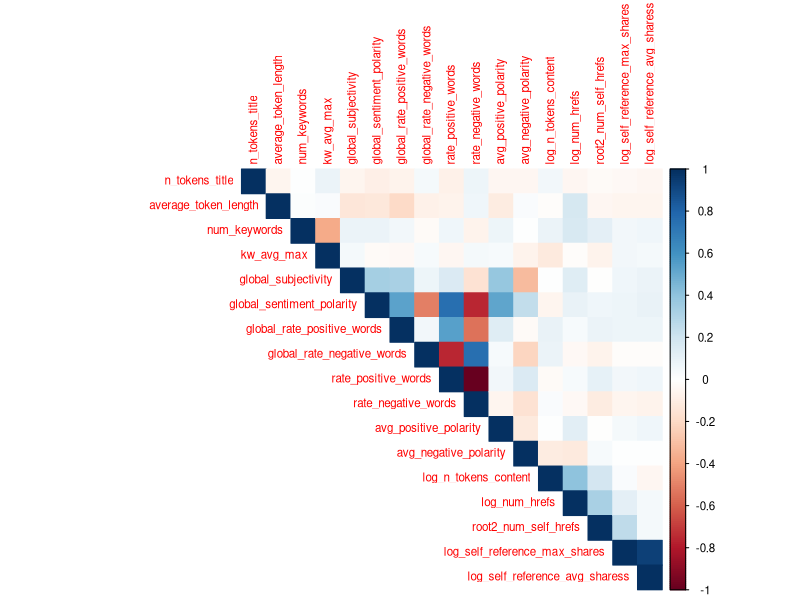
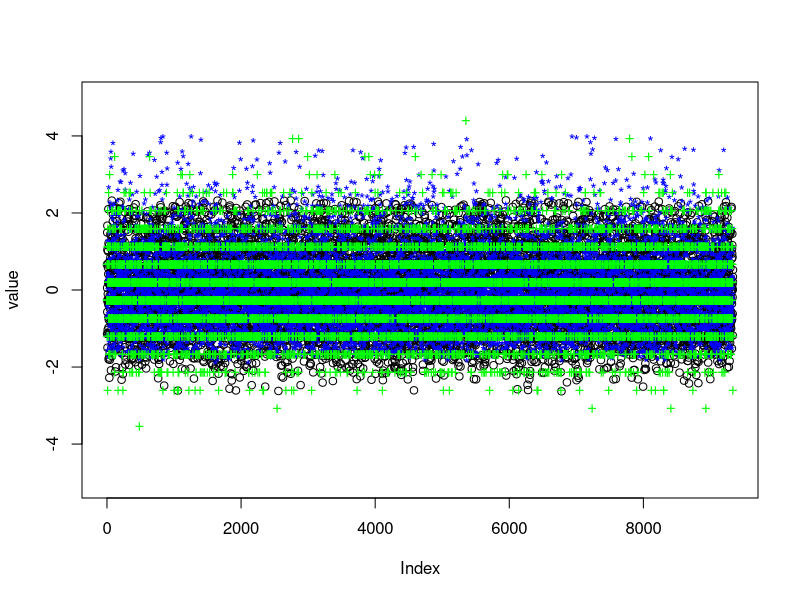
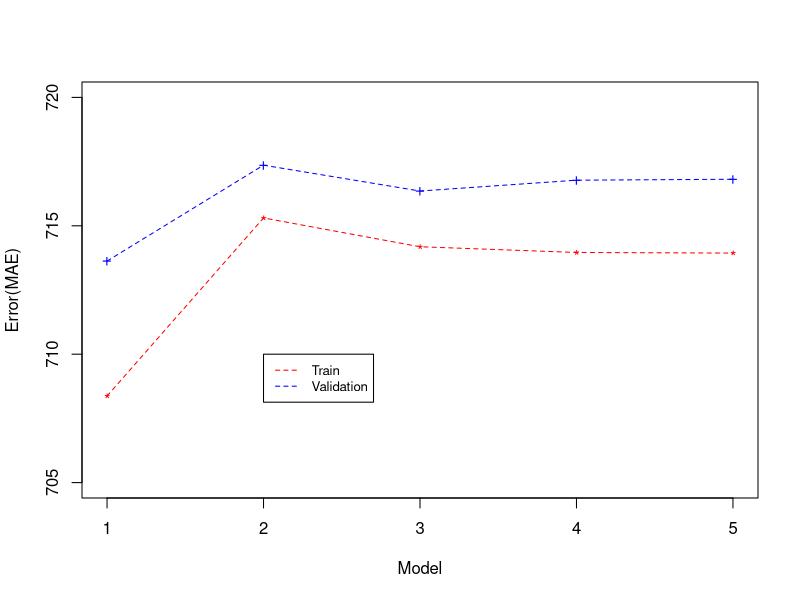
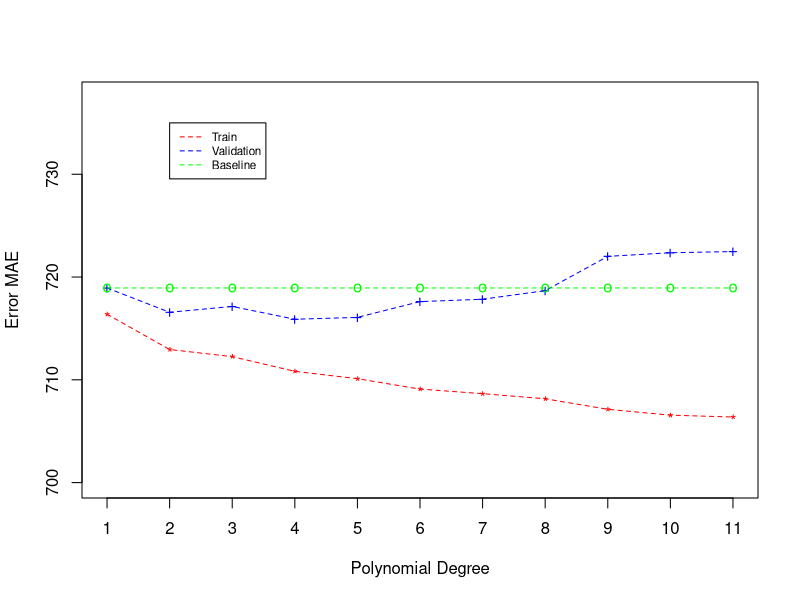

R code for these plots, in order:
### ============ Trabalho 01 ============ ###
## Membros do grupo:
# - Kaleb Roncatti de Souza
# - Nelson Gomes Brasil Junior

# Este eh o codigo a partir do qual voc?s devem desevolver o Trabalho 01


# A funcao abaixo auxilia na escrita dos modelos polinomiais. 
# Parametros:
#  "real_feature_names": conjunto de features continuas que sera considerado na
#                        criacao do modelo polinomial.
#
#  "categorical_feature_names": conjunto de features categoricas que sera 
#                               considerado na  criacao do modelo polinomial. Se
#                                voces desejarem um modelo sem variaveis categoricas
#                               basta nao passar nenhum valor para este parametro
#                               na chamada da funcao
#                       
# "degree": numero inteiro que indica ate qual grau polinomial as features continuas
#           em "real_feature_names" serao elevadas. 
#
# A funcao retorna a hipotese ja definida para realizar o treinamento do modelo. 
# Uma ilustracao de uma funcao similar aparece no Ex02.R na linha 490

getHypothesis <- function(real_feature_names, categorical_feature_names=F, degree=3){
  
  hypothesis_string <- "hypothesis <- formula(target ~ "
  for(d in 1:degree){
    for(i in 1:length(real_feature_names)){
      hypothesis_string <- paste(hypothesis_string, 
                                 "I(", real_feature_names[i], "^", d, ") + ",
                                 sep = "")
    }
  }
  
  if(typeof(categorical_feature_names) != "logical"){
    for(i in 1:length(categorical_feature_names)){
      hypothesis_string <- paste(hypothesis_string, 
                                 categorical_feature_names[i], " + ",
                                 sep = "")
    } 
  }
  
  
  hypothesis_string <- substr(hypothesis_string, 1, nchar(hypothesis_string)-3)
  hypothesis_string <- paste(hypothesis_string, ")")
  hypothesis <- eval(parse(text=hypothesis_string))
  return(hypothesis)
}


###======= Desenvolvam o trabalho a partir daqui =======###

############## OBSERVAÇÃO #######################
# As respostas das Tarefas foram respondidas no relatório 


library(corrplot)

# Lendo os dados de treino e de validação
train_data <- read.csv("T01_train_set.csv", 
                       header=TRUE, 
                       stringsAsFactors=TRUE)
val_data <- read.csv("T01_val_set.csv", 
                     header=TRUE, 
                     stringsAsFactors=TRUE)
test_data <- read.csv("T01_test_set.csv", 
                      header=TRUE, 
                      stringsAsFactors=TRUE)

# Verificando a dimensão e o sumário para tirar características básicas do conjunto
dim(train_data)
summary(train_data)
head(train_data, 1)

dim(val_data)
summary(val_data)
head(val_data, 1)

dim(test_data)
summary(test_data)
head(test_data, 1)

# Verificando se temos NaNs
any(is.na(train_data))
any(is.na(val_data))

# Utilizando a metodologia one-hot encoding para lidar com as features que são categóricas
# No caso, temos apenas weekday
train_data$sunday <- as.numeric(train_data$weekday == "Sunday")
train_data$monday <- as.numeric(train_data$weekday == "Monday")
train_data$tuesday <- as.numeric(train_data$weekday == "Tuesday")
train_data$wednesday <- as.numeric(train_data$weekday == "Wednesday")
train_data$thursday <- as.numeric(train_data$weekday == "Thursday")
train_data$friday <- as.numeric(train_data$weekday == "Friday")
train_data$saturday <- as.numeric(train_data$weekday == "Saturday")
train_data$weekday <- NULL

val_data$sunday <- as.numeric(val_data$weekday == "Sunday")
val_data$monday <- as.numeric(val_data$weekday == "Monday")
val_data$tuesday <- as.numeric(val_data$weekday == "Tuesday")
val_data$wednesday <- as.numeric(val_data$weekday == "Wednesday")
val_data$thursday <- as.numeric(val_data$weekday == "Thursday")
val_data$friday <- as.numeric(val_data$weekday == "Friday")
val_data$saturday <- as.numeric(val_data$weekday == "Saturday")
val_data$weekday <- NULL

test_data$sunday <- as.numeric(test_data$weekday == "Sunday")
test_data$monday <- as.numeric(test_data$weekday == "Monday")
test_data$tuesday <- as.numeric(test_data$weekday == "Tuesday")
test_data$wednesday <- as.numeric(test_data$weekday == "Wednesday")
test_data$thursday <- as.numeric(test_data$weekday == "Thursday")
test_data$friday <- as.numeric(test_data$weekday == "Friday")
test_data$saturday <- as.numeric(test_data$weekday == "Saturday")
test_data$weekday <- NULL


# Checando novamente o dataset
summary(train_data)
dim(train_data)
head(train_data, 1)

# Verificando a correlação entre as features com valores numéricos (deixando o target de lado)
correl <- cor(train_data[, 1:17])
corrplot(correl, 
         method = "color", 
         type = "upper", 
         cl.cex = 0.7,
         tl.cex = 0.7)

## Utilizando Z-norm para a normalização das features
# Média das features (training set)
mean_features <- apply(train_data[,1:17], 2, mean)
mean_features
# Desvio padrão das features (training set)
sd_features <- apply(train_data[,1:17], 2, sd)
sd_features

train_data[, 1:17] <- sweep(train_data[, 1:17], 2, mean_features, "-")
train_data[,1:17] <- sweep(train_data[, 1:17], 2, sd_features, "/")
summary(train_data)

# Usando as mesmas médias e desvios padrões do conjunto de validação
val_data[, 1:17] <- sweep(val_data[, 1:17], 2, mean_features, "-")
val_data[, 1:17] <- sweep(val_data[, 1:17], 2, sd_features, "/")
summary(val_data)

# Usando as mesmas médias e desvios padrões do conjunto de testes
test_data[, 1:17] <- sweep(test_data[, 1:17], 2, mean_features, "-")
test_data[, 1:17] <- sweep(test_data[, 1:17], 2, sd_features, "/")
summary(test_data)

# Checando em forma de plota algumas das features normalizadas
plot(train_data[, "global_rate_positive_words"], ylab = "value", ylim=c(-5, 5))
points(train_data[,"global_rate_negative_words"], pch="*", col="blue")
points(train_data[, "n_tokens_title"], pch="+", col="green")

# Encontrando o nome das colunas das features (sem o target)
numeric_cols <- colnames(train_data[, c(1:17)])
categor_cols <- colnames(train_data[, c(19:25)])

# Criando o modelo polinomial de grau um
lr_hypot <- getHypothesis(real_feature_names = numeric_cols,
                          categorical_feature_names = categor_cols,
                          degree = 1)

# Aplicando o modelo de regressão linear
bsln_model <- lm(formula = lr_hypot,
                 data = train_data)
summary(bsln_model)

# Aplicando a predição baseado nos dados de treinamento e validação
prediction_train <- predict(bsln_model, train_data)
head(prediction_train)
prediction_val <- predict(bsln_model, val_data)
head(prediction_val)

# Fazendo o mesmo com o junto de testes
prediction_test_bsln <- predict(bsln_model, test_data)


###################################
####   Define MAE function     ####
MAE <- function(preds, labels){
  mae_values <- sum(abs(preds-labels))/length(preds)
  return(mae_values)
}

# Mean Absolute Error Baseline Train
mae_train_bsln <- MAE(prediction_train, train_data$target)
mae_train_bsln
# Mean Absolute Error Baseline Validation
mae_val_bsln <- MAE(prediction_val, val_data$target)
mae_val_bsln

# Mean Absolute Error Baseline Test
mae_test_bsln <- MAE(prediction_test_bsln, test_data$target)
mae_test_bsln


### Realizando a combinação de features
lr_hypot_01 <- formula(target ~ . +  (n_tokens_title + average_token_length + num_keywords + kw_avg_max + global_subjectivity + 
                                        global_sentiment_polarity + global_rate_positive_words + global_rate_negative_words + 
                                        avg_positive_polarity + avg_negative_polarity + rate_negative_words + log_n_tokens_content + 
                                        log_num_hrefs + root2_num_self_hrefs + log_self_reference_avg_sharess + log_self_reference_max_shares)^2)

lr_hypot_02 <- formula(target ~ . + (n_tokens_title + average_token_length + num_keywords + global_subjectivity + avg_positive_polarity)^2 +
                         (kw_avg_max + global_sentiment_polarity + log_self_reference_avg_sharess + avg_negative_polarity)^2 + 
                         (global_rate_positive_words + log_n_tokens_content + log_num_hrefs)^2 +
                         (global_rate_negative_words + root2_num_self_hrefs + log_self_reference_max_shares)^2)

lr_hypot_03 <- formula(target ~ . + (n_tokens_title + average_token_length + num_keywords + global_subjectivity + avg_positive_polarity)^3 +
                         (kw_avg_max + global_sentiment_polarity + log_self_reference_avg_sharess + avg_negative_polarity)^3 + 
                         (global_rate_positive_words + log_n_tokens_content + log_num_hrefs)^3 +
                         (global_rate_negative_words + root2_num_self_hrefs + log_self_reference_max_shares)^3)

lr_hypot_04 <- formula(target ~ . + (n_tokens_title + average_token_length + num_keywords + global_subjectivity + avg_positive_polarity)^4 +
                         (kw_avg_max + global_sentiment_polarity + log_self_reference_avg_sharess + avg_negative_polarity)^4 + 
                         (global_rate_positive_words + log_n_tokens_content + log_num_hrefs)^4 +
                         (global_rate_negative_words + root2_num_self_hrefs + log_self_reference_max_shares)^4)

lr_hypot_05 <- formula(target ~ . + (n_tokens_title + average_token_length + num_keywords + global_subjectivity + avg_positive_polarity )^5 +
                         (kw_avg_max + global_sentiment_polarity + log_self_reference_avg_sharess + avg_negative_polarity)^5 + 
                         (global_rate_positive_words + log_n_tokens_content + log_num_hrefs)^5 +
                         (global_rate_negative_words + root2_num_self_hrefs + log_self_reference_max_shares)^5)


models <- c(lr_hypot_01, lr_hypot_02, lr_hypot_03, lr_hypot_04, lr_hypot_05)
total_mae_train <- c(length(models))
total_mae_val <- c(length(models))

model_01 <- lm(formula=lr_hypot_01, data=train_data)
prediction_train_01 <- predict(model_01, train_data)

i <- 1
for(f in models){
  print("Creating linear model based on combination of features, this may take some time...")
  print(i)
  
  model <- lm(formula=f, data=train_data)
  
  predict_val_f <- predict(model, val_data)
  predict_train_f <- predict(model, train_data)
  
  mae_train <- MAE(predict_train_f, train_data$target)
  total_mae_train[i] <- mae_train
  
  mae_val <- MAE(predict_val_f, val_data$target)
  total_mae_val[i] <- mae_val
  i <- i + 1
}

plot(total_mae_val, xlab="Model", ylab="Error(MAE)", 
     ylim=c(705, 720), pch="+", col="blue",  xaxt="n")
axis(1, at=1:length(models), labels=seq(from = 1, to = 5, by = 1), las=1)

points(total_mae_train, pch="*", col="red")

lines(total_mae_train, col="red", lty=2)
lines(total_mae_val, col="blue", lty=2)
legend(2, 710, legend=c("Train", "Validation"), 
       col=c("red","blue"), lty=2, cex=0.8)
total_mae_val
total_mae_train

# Encontrando o mínimo MAE do conjunto de validação
best_lr_hypot <- models[[which.min(total_mae_val)]]

# Treinando novamente e aplicando os elementos restantes no conjunto de testes
model <- lm(formula = best_lr_hypot, data = train_data)

prediction_test <- predict(model, test_data)
mae_test <- MAE(prediction_test, test_data$target)
mae_test


### Observando a variação de polinômios de múltiplos graus
f01 <- getHypothesis(real_feature_names = numeric_cols, categorical_feature_names = categor_cols, degree = 1)
f02 <- getHypothesis(real_feature_names = numeric_cols, categorical_feature_names = categor_cols, degree = 2)
f03 <- getHypothesis(real_feature_names = numeric_cols, categorical_feature_names = categor_cols, degree = 3)
f04 <- getHypothesis(real_feature_names = numeric_cols, categorical_feature_names = categor_cols, degree = 4)
f05 <- getHypothesis(real_feature_names = numeric_cols, categorical_feature_names = categor_cols, degree = 5)
f06 <- getHypothesis(real_feature_names = numeric_cols, categorical_feature_names = categor_cols, degree = 6)
f07 <- getHypothesis(real_feature_names = numeric_cols, categorical_feature_names = categor_cols, degree = 7)
f08 <- getHypothesis(real_feature_names = numeric_cols, categorical_feature_names = categor_cols, degree = 8)
f09 <- getHypothesis(real_feature_names = numeric_cols, categorical_feature_names = categor_cols, degree = 9)
f10 <- getHypothesis(real_feature_names = numeric_cols, categorical_feature_names = categor_cols, degree = 10)
f11 <- getHypothesis(real_feature_names = numeric_cols, categorical_feature_names = categor_cols, degree = 11)

formulas <- list(f01, f02, f03, f04, f05, f06, f07, f08, f09, f10, f11)
total_mae_train_poly <- c(length(formulas))
total_mae_val_poly <- c(length(formulas))
i <- 1
for(i in 1:11){
  model <- lm(formula=formulas[[i]], data=train_data)
  
  prediction_val_pol <- predict(model, val_data)
  prediction_train_pol <- predict(model, train_data)
  
  mae_train <- MAE(prediction_train_pol, train_data$target)
  total_mae_train_poly[i] <- mae_train
  
  mae_val <- MAE(prediction_val_pol, val_data$target)
  total_mae_val_poly[i] <- mae_val
  i <- i + 1
  
}

summary(model)
plot(total_mae_val_poly, xlab="Polynomial Degree", ylab="Error MAE", 
     ylim=c(700, max(total_mae_val_poly)+15), pch="+", col="blue",  xaxt="n")
axis(1, at=1:length(formulas), labels=seq(from = 1, to = 11, by = 1), las=1)

points(total_mae_train_poly, pch="*", col="red")
points(rep(mae_val_bsln, length(total_mae_val_poly)), pch="o", col="green")

lines(total_mae_train_poly, col="red", lty=2)
lines(total_mae_val_poly, col="blue", lty=2)
lines(rep(mae_val_bsln, length(total_mae_val_poly)), col="green", lty=2)
legend(2, 735, legend=c("Train", "Validation", "Baseline"), 
       col=c("red","blue", "green"), lty=2, cex=0.7)

# Encontrando o mínimo MAE do conjunto de validação
best_lr_hypot_pol <- formulas[[which.min(total_mae_val_poly)]]

# Treinando novamente e aplicando os elementos restantes no conjunto de testes
model_pol <- lm(formula = best_lr_hypot_pol, data = train_data)

prediction_test_pol <- predict(model_pol, test_data)
mae_test_pol <- MAE(prediction_test_pol, test_data$target)
mae_test_pol
